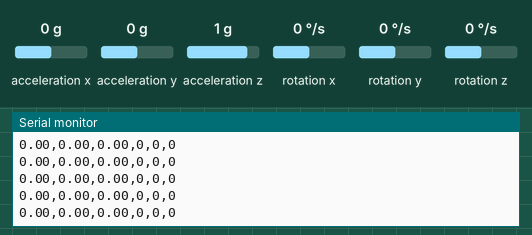
This sketch was run on a simulated Arduino Uno, built with avr-gcc and run on an emulated ATmega328P. On the bench: the last lines printed to the serial monitor. The test bench sets the inputs (shaded band); at power-on: acceleration y 0 g, acceleration x 0 g, acceleration z 1 g, rotation z 0 °/s, rotation x 0 °/s, rotation y 0 °/s.

Above: at 1.7 s.
1.8 s: acceleration y set to -1.4 g
At 2.6 s:
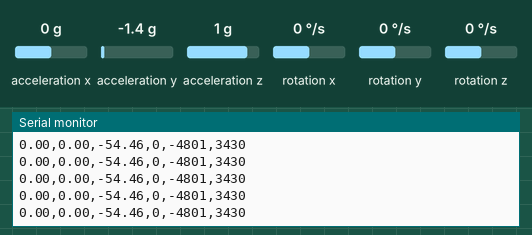
4.8 s: acceleration x set to -1.4 g
At 5.5 s:
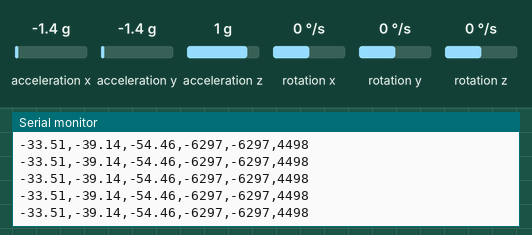
6.3 s: acceleration z set to -1.4 g
At 6.9 s:
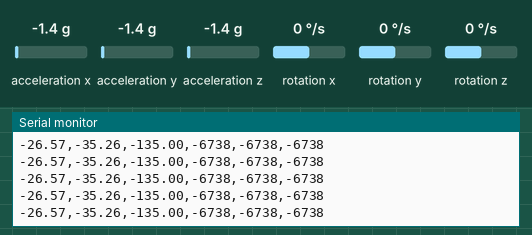
7.8 s: acceleration z set to 0 g
At 8.4 s:
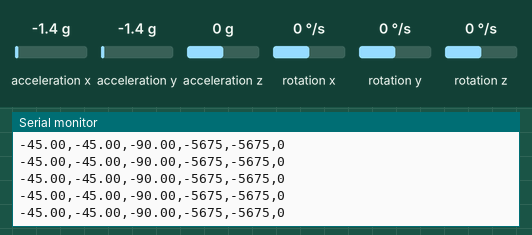
10.8 s: acceleration y set to 0 g
At 11.6 s:
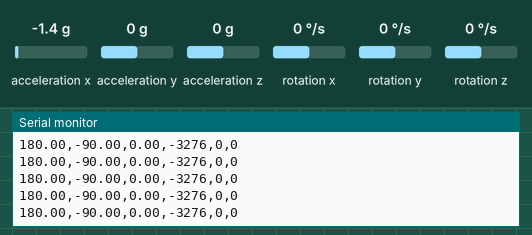
13.8 s: rotation z set to 100 °/s
At 14.7 s:
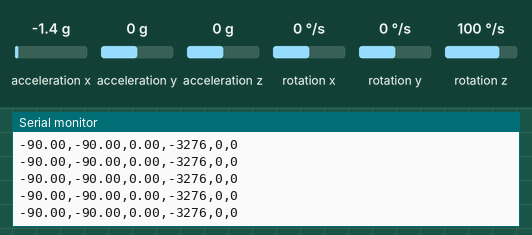
Timing chart, 0 to 16.8 s (numbered marks = the images above; inputs shaded):
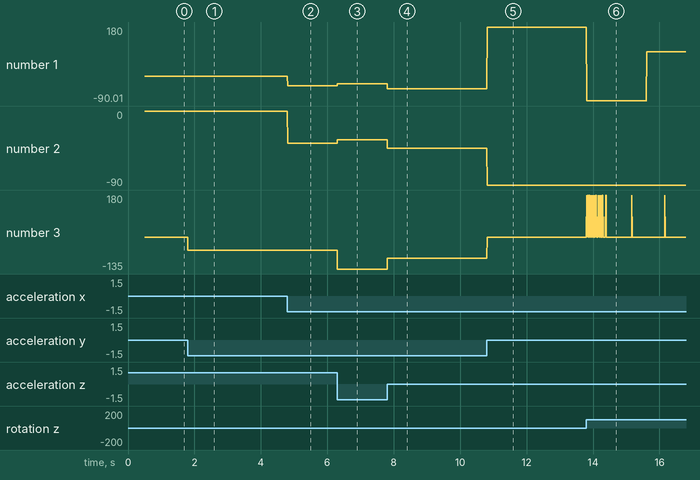

The sketch:

hello.MPU-6050.ino
```cpp
// (licence header left out)
#include "MPU6050_6Axis_MotionApps20.h"

MPU6050 imu;

uint8_t status;
uint16_t size;
uint8_t buffer[64];
Quaternion q;
VectorInt16 accel;
VectorInt16 realaccel;
VectorInt16 gyro;
VectorFloat gravity;
float angles[3];

void setup() {
  Wire.begin();
  Wire.setClock(400000);
  Serial.begin(115200);
  while (!Serial);
  Serial.println(F("initialize IMU"));
  imu.initialize();
  Serial.println(F("test connection"));
  if (imu.testConnection() == false){
    Serial.println("connection failed");
    while(true);
    }
  else {
    Serial.println("connection successful");
    }
  Serial.println(F("initialize DMP"));
  status = imu.dmpInitialize();
  imu.setXGyroOffset(0);
  imu.setYGyroOffset(0);
  imu.setZGyroOffset(0);
  imu.setXAccelOffset(0);
  imu.setYAccelOffset(0);
  imu.setZAccelOffset(0);
  if (status == 0) {
    imu.CalibrateAccel(6);
    imu.CalibrateGyro(6);
    Serial.println(F("active offsets: "));
    imu.PrintActiveOffsets();
    Serial.println(F("enable DMP"));
    imu.setDMPEnabled(true);
    Serial.println(F("DMP ready"));
    size = imu.dmpGetFIFOPacketSize();
    }
  else {
    Serial.print(F("DMP initialization failed (code "));
    Serial.print(status);
    Serial.println(F(")"));
    }
  }

void loop() {
  if (imu.dmpGetCurrentFIFOPacket(buffer)) {
      imu.dmpGetQuaternion(&q,buffer);
      imu.dmpGetGravity(&gravity,&q);
      imu.dmpGetYawPitchRoll(angles,&q,&gravity);
      imu.dmpGetAccel(&accel,buffer);
      imu.dmpGetLinearAccel(&realaccel,&accel,&gravity);
      Serial.print(angles[0]*180/M_PI);
      Serial.print(",");
      Serial.print(angles[1]*180/M_PI);
      Serial.print(",");
      Serial.print(angles[2]*180/M_PI);
      Serial.print(",");
      Serial.print(realaccel.x);
      Serial.print(",");
      Serial.print(realaccel.y);
      Serial.print(",");
      Serial.println(realaccel.z);
  }
}
```

Measured:
- after the input at 1.8 s, the serial monitor: prints a new line at once (image 1)
- after the input at 4.8 s, the serial monitor: prints a new line at once (image 2)
- after the input at 6.3 s, the serial monitor: prints a new line at once (image 3)
- after the input at 7.8 s, the serial monitor: prints a new line at once (image 4)
- after the input at 10.8 s, the serial monitor: prints a new line at once (image 5)
- after the input at 13.8 s, the serial monitor: prints a new line at once (image 6)
- plotted number 1: 0 → -33.51 after the input at 4.8 s, -33.51 → -26.57 after the input at 6.3 s, -26.57 → -45 after the input at 7.8 s, -45 → 180 after the input at 10.8 s
- plotted number 2: 0 → -39.14 after the input at 4.8 s, -39.14 → -35.26 after the input at 6.3 s, -35.26 → -45 after the input at 7.8 s
